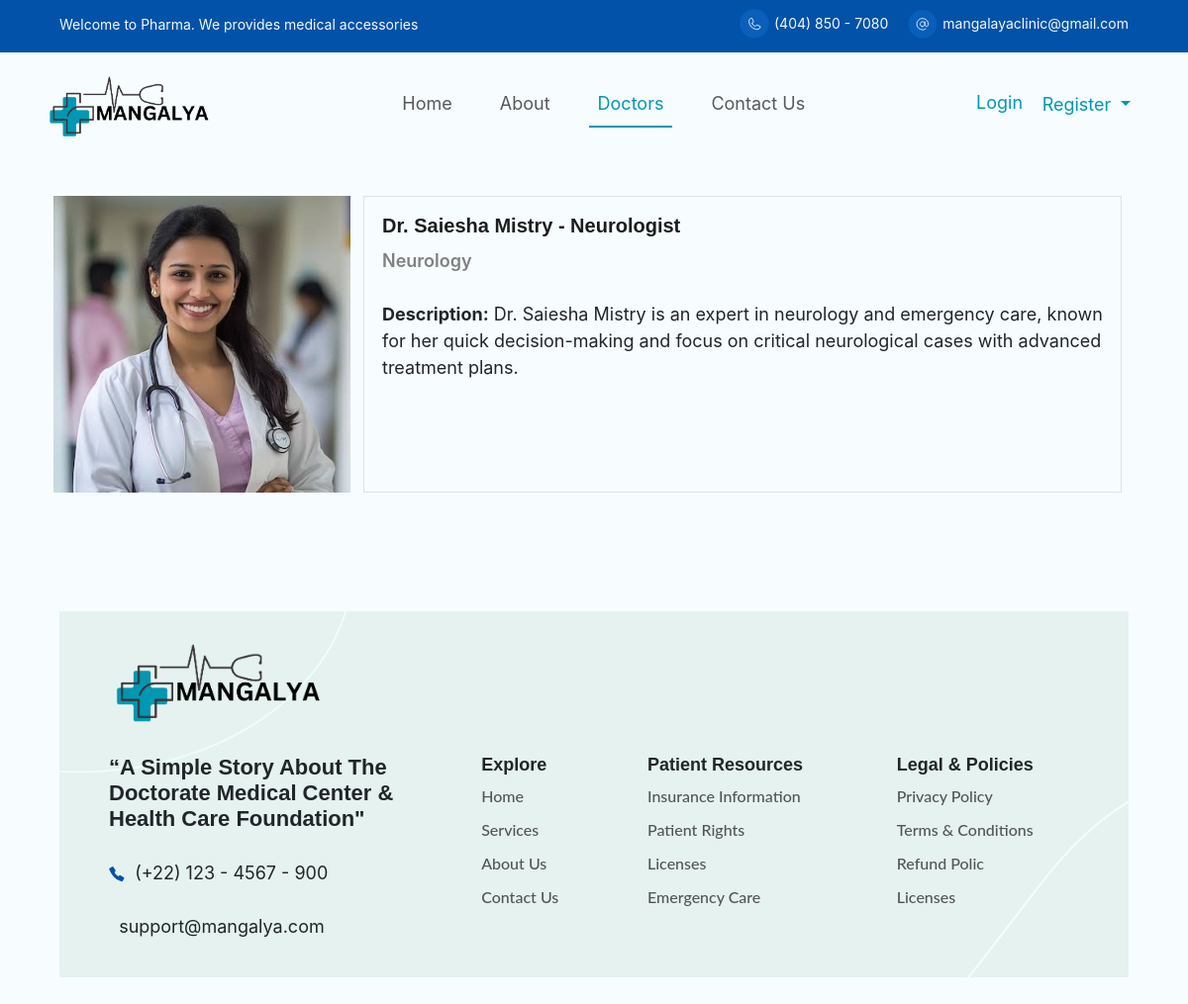
Screenshot of /doctor/profile/4/ with the database file from the repository.
### appointment/models.py (models this page shows, shortened)
class CustomUser(AbstractUser):
    email = models.EmailField(unique=True)  # Use email as the unique identifier
    is_patient = models.BooleanField(default=False, db_index=True)
    is_doctor = models.BooleanField(default=False, db_index=True)
    user_permissions=models.ManyToManyField('auth.Permission',related_name='account_user_permission_set',blank=True)
    groups = models.ManyToManyField('auth.Group',related_name='account_user_set',blank=True)
    USERNAME_FIELD = 'email'
    REQUIRED_FIELDS = ['username']
    class Meta:
        indexes = [
            models.Index(fields=['username']),
            models.Index(fields=['email']),
        ]

class DoctorProfile(models.Model):
    user = models.OneToOneField(CustomUser, on_delete=models.CASCADE, related_name='doctor_profile')
    gender = models.CharField(max_length=1, choices=GENDER_CHOICES)
    contact_number = models.CharField(max_length=15)
    role = models.CharField(max_length=100)
    department = models.ForeignKey(Department, on_delete=models.CASCADE, related_name='departemnt')
    fees = models.DecimalField(max_digits=10, decimal_places=2)
    profile_picture = models.ImageField(upload_to='doctor_profiles/', blank=True, null=True)
    profile_picture_url = models.URLField(max_length=500, blank=True, null=True)
    description = models.TextField(default="No description available.")  # Add description field

class Department(models.Model):
    name = models.CharField(max_length=100, choices=DEPARTMENT_CATEGORY_CHOICES)

### appointment/views.py (the view, shortened to what this page needs)
# urls.py: path('doctor/profile/<int:doctor_id>/', views.doctor_profile, name='doctor_profile'),
def doctor_profile(request, doctor_id):
    doctor = get_object_or_404(CustomUser, id=doctor_id, is_doctor=True)
    form = AppointmentForm(initial={'doctor': doctor})
    return render(request, 'doctor_profile.html', {
        'doctor': doctor,
        'form': form,
    })

### templates/doctor_profile.html (shortened to what this page needs)
{% extends "base.html" %}
{% load static %}
{% block content %}
            {% if user.is_patient == True %}
        <div class="row d-flex" style="margin: 80px 40px 0px;">
          <div class="col-md-8 pe-5">
                  <div class="row border border-0">
                    <div class="col-md-4 border border-0">
                      {% if doctor.doctor_profile.profile_picture_url %}
                      <img src="{{ doctor.doctor_profile.profile_picture_url }}" alt="Dr. {{ doctor.first_name }} {{ doctor.last_name }}">
                      {% elif doctor.doctor_profile.profile_picture %}
                      <img src="{{ doctor.doctor_profile.profile_picture.url }}" alt="Dr. {{ doctor.first_name }} {{ doctor.last_name }}">
                      {% else %}
                      <img src="{% static 'images/default-profile.jpg' %}" alt="No Image">
                      {% endif %}
                    </div>
                    <div class="col-md-8 border p-3">
                      <div class="card-body">
                        <h5 class="card-title">Dr. {{ doctor.first_name }} {{ doctor.last_name }} - {{ doctor.doctor_profile.role|capfirst }}</h5>
                        <span class="fw-semibold" style="color: grey;">{{ doctor.doctor_profile.department.name|capfirst }}</span>
                        <p class="fw-semibold mt-4">Description: {{ doctor.doctor_profile.description }}</p>
                      </div>
                    </div>
                  </div>
          </div>
            <div class="col-md-4">
                <div class="side-panel rounded shadow-sm p-4" style="background-color:rgb(243, 242, 242);">
                    <h5 class="mb-2">Book an Appointment</h5>
                    <form method="post" id="appointmentForm" action="{% url 'doctor_profile' doctor.id %}">
                        {% csrf_token %}
                        <input type="hidden" name="doctor" value="{{ doctor.id }}">
                        <div class="form-group mb-4">
                            <label for="date">Select Date</label>
                            {{ form.date }}
                        </div>
                        <div class="form-group mb-4">
                            <label for="time">Select Time</label>
                            {{ form.time }}
                        </div>
                        <button type="submit" class="btn btn-primary">Book Appointment</button>
                    </form>
                </div>
            </div>
        </div>
        {% else %}
        <div class="row d-flex" style="margin: 40px 40px 0px;">
                  <div class="row ">
                    <div class="col-auto border border-0">
                      <img src="{{ doctor.doctor_profile.profile_picture.url }}" class="object-fit-cover" alt="..." style="height: 300px; width: 300px; object-position:top">
                    </div>
                    <div class="col border p-3">
                      <div class="card-body">
                        <h5 class="card-title">Dr. {{ doctor.first_name }} {{ doctor.last_name }} - {{ doctor.doctor_profile.role|capfirst }}</h5>
                        <span class="fw-semibold" style="color: grey;">{{ doctor.doctor_profile.department.name|capfirst }}</span>
                        <p class=" mt-4"><strong>Description:</strong> {{ doctor.doctor_profile.description }}</p>
                      </div>
                    </div>
                  </div>
        </div>
        {% endif %}
{% endblock content %}

### static/css/style.css (style rules this page uses)
body { background-color:#f7fcff; }
h5 { font-family: "Montserrat", sans-serif; font-size: 24px; font-weight: 600; }
.card-title { font-family: "Montserrat", sans-serif; font-style: normal; line-height: 114%; font-size: 20px; font-weight: 600; color: #1C1C1C; margin-bottom: 10px; }

### templates/base.html (style rules this page uses)
* { font-family: "Inter", sans-serif; font-size: 18px; }

### rows the page displays
CustomUser: doctor_profile.profile_picture (picture), first_name "Saiesha", last_name "Mistry", doctor_profile.role "Neurologist", doctor_profile.department.name "Neurology", doctor_profile.description "Dr. Saiesha Mistry is an expert in neurology and emergency care, known for her quick decision-making and focus on critical neurological cases with advanced treatment plans."
